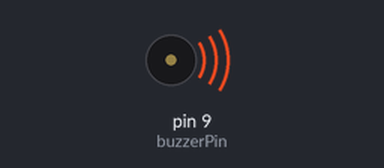
Bench run of a sketch on a simulated Arduino Uno, built with avr-gcc and run on an emulated ATmega328P. Parts: buzzer (waves = sounding).

Above: at 0.5 s.
At 5.5 s:
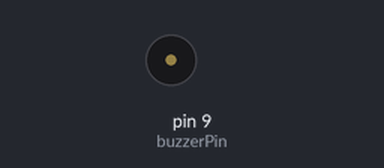
Timing chart, 0 to 7.8 s (numbered marks = the images above):
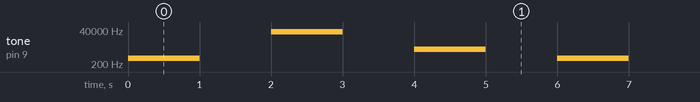

The sketch:

buzzer_freeq.ino
```cpp
int buzzerPin=9;
void setup()
{
  pinMode(buzzerPin,OUTPUT);
}
void loop()
{
  tone(buzzerPin,500);
  delay(1000);
  noTone(buzzerPin);
    delay(1000);

  tone(buzzerPin,30000);
  delay(1000);
  noTone(buzzerPin);
    delay(1000);
  tone(buzzerPin,2000);
  delay(1000);
  noTone(buzzerPin);
    delay(1000);
}
```

Measured:
- by itself, tone on pin 9 (buzzerPin): repeats every 6.0 s: silent 1.0 s, 30000 Hz 1.0 s, silent 1.0 s, 2000 Hz 1.0 s, silent 1.0 s, 500 Hz 1.0 s
